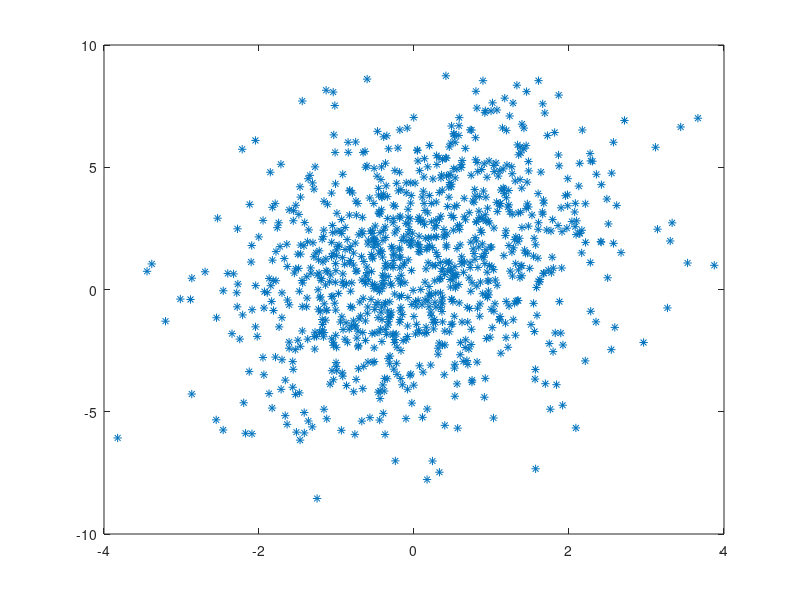
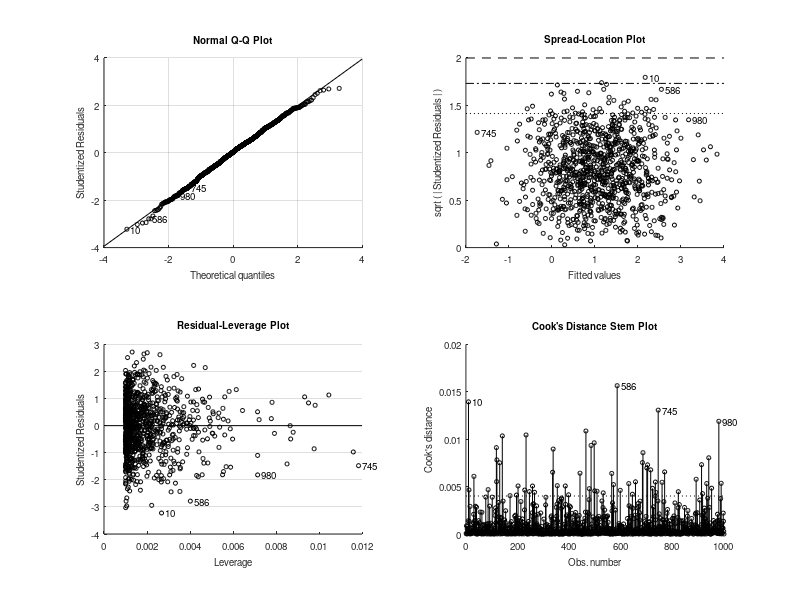

Write MATLAB code to recreate these figures, in order. (Note: this script raises an error after producing the figures.)
N = 1000;
b0 = 1.2; % determines how much PA affects health
b1 = 0.65;

% simulate actual PA and health:
X = normrnd(0, 1.2, [N, 1]);
Y = normrnd(b0+b1*X, 3, [N, 1]);

close all
plot(X, Y, '*')

lm = fitlm(X, Y);
res = lm.Residuals.Raw;
subplot(1, 2, 1)
plot(lm.Residuals.Raw, Y, 'o')
xlabel("residuals")
ylabel("Y")

subplot(1, 2, 2)
plot(lm.Fitted, Y, 'o')
hold on
L = [-2, 5];
plot(L, L)
xlabel("Y_{pred}")
ylabel("Y")

fitlm(table(res, Y), 'Y ~ res')